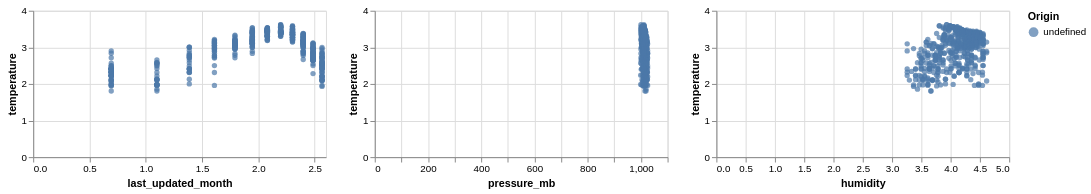

Source (notebook cell):
### Code cell
# Clean the dataset and decide the features
#remove null columns
df=df.dropna()
#decide possible relevant columns
cols=["temperature_celsius","country","last_updated","wind_kph","pressure_mb","humidity"]
df=df[cols]
#breakdown date into date only and remove time
df["last_updated"]=pd.to_datetime(df["last_updated"])
df["last_updated_day"]=df["last_updated"].dt.day
df["last_updated_month"]=df["last_updated"].dt.month

#convert country to lower case
nVals=[]
for country in df["country"]:
    nVals.append(country.lower())
df["country"]=nVals
#group dataset by country
Countries=set(df["country"].tolist())
dataDic={}
for row in Countries:
    dataDic[row]={"last_updated":[],"temperature":[],"last_updated_day":[],"last_updated_month":[],"wind_kph":[],"pressure_mb":[],"humidity":[]}
for row in df.itertuples():
    dataDic[row.country]["temperature"].append(row.temperature_celsius)
    dataDic[row.country]["last_updated"].append(row.last_updated)
    dataDic[row.country]["last_updated_day"].append(row.last_updated_day)
    dataDic[row.country]["last_updated_month"].append(row.last_updated_month)
    dataDic[row.country]["wind_kph"].append(row.wind_kph)
    dataDic[row.country]["pressure_mb"].append(row.pressure_mb)
    dataDic[row.country]["humidity"].append(row.humidity)


#deal with outliers
#decided to use the zScore method for this
cols=["temperature","wind_kph","pressure_mb","humidity"]
test=["japan"] #test variable to see if this is working
zVal=2
arDf={}




for country in Countries:
        outDf=pd.DataFrame(dataDic[country])
        indexes=np.where(np.abs(stats.zscore(outDf[cols]))>zVal)
        if(len(indexes[0])>1 and indexes[0].any()!=None):
            outDf=outDf.drop(index=indexes[0])
        dataDic[country]=outDf
        #Modify dataset for timeSeriesPrediction   
for country in Countries:
        arDf[country]=dataDic[country][["temperature"]]


     

#observing correlation to see if any of these columns outside date can be used for analysis    
#research more on autocorrelation and implement it here using the lag values n where n is an element in [1,2,3,7,30] 
for country in test:
    testDf= dataDic[country]
    corr=testDf.corr()
    dataDic[country]=testDf.drop(columns=["wind_kph","last_updated_day"])

#observed low correlation in wind henve dropping it as a potential feature
eDf=dataDic[test[0]]
columns=["temperature","humidity","last_updated_month"]

#fix the skew in mydataset
for country in Countries:
   eDf=dataDic[country]
   for col in columns:
     skew=abs(eDf[col].skew()) 
     if(skew>0):
        eDf[col]=np.log1p(eDf[col])


eDf=dataDic[test[0]]
categories=eDf[(a for a in columns)].drop(columns=["temperature"])
categories=eDf.drop(columns=["temperature","last_updated"])
pairplot=alt.Chart(eDf).mark_circle().encode(
    alt.X(alt.repeat("column"), type='quantitative'),
    alt.Y(alt.repeat("row"), type='quantitative'),
    color='Origin:N'
).properties(
    width=300,
    height=150
).repeat(
    row=['temperature'],
    column=list(categories.columns)
).interactive()

#pressure seems to be the only variable with a usable corelation soi drop over potential columns
#explore other visualization tools

fnDf=eDf[["temperature","humidity"]]
columns=fnDf.columns
          

#N/B:might be ovverfitted as the pressure and humidity per country seemas to vary in correlation
pairplot

### Figure 1 — Vega-Lite specification as saved in the notebook (floating-point values rounded to 4 significant figures; data arrays with more than 128 entries replaced by an {"elided": "..."} marker saying what was removed)
{"config": {"view": {"continuousWidth": 300, "continuousHeight": 300}}, "repeat": {"column": ["last_updated_month", "pressure_mb", "humidity"], "row": ["temperature"]}, "spec": {"data": {"name": "data-d6450eda6f27c660cabacc9f7132d2fc"}, "mark": {"type": "circle"}, "encoding": {"color": {"field": "Origin", "type": "nominal"}, "x": {"field": {"repeat": "column"}, "type": "quantitative"}, "y": {"field": {"repeat": "row"}, "type": "quantitative"}}, "height": 150, "name": "view_337d32663d6423ae_0", "width": 300}, "params": [{"name": "param_1e9efca18e7a2868", "select": {"type": "interval", "encodings": ["x", "y"]}, "bind": "scales", "views": ["view_337d32663d6423ae_0_child__row_temperaturecolumn_last_updated_month", "view_337d32663d6423ae_0_child__row_temperaturecolumn_pressure_mb", "view_337d32663d6423ae_0_child__row_temperaturecolumn_humidity"]}], "$schema": "https://vega.github.io/schema/vega-lite/v6.1.0.json", "datasets": {"data-d6450eda6f27c660cabacc9f7132d2fc": {"elided": "558 records"}}}
